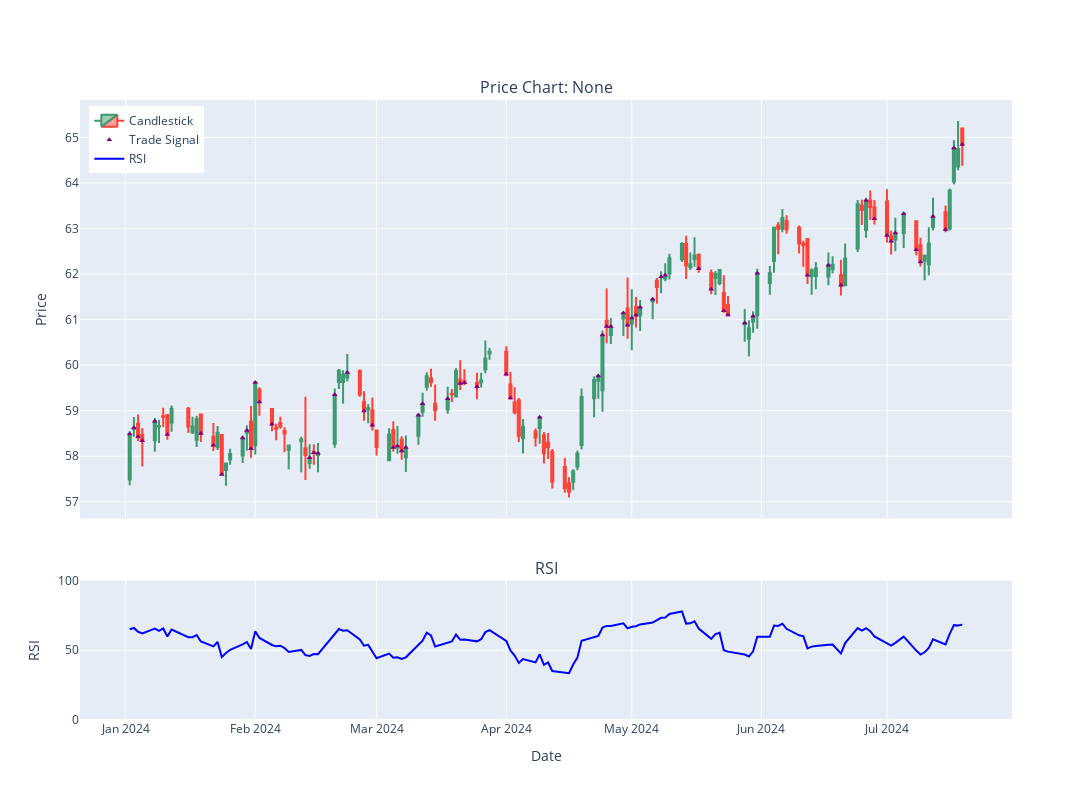

Here is the notebook cell this chart was saved with:
### Code cell
metric_utils.visualise_pricechart(strategy, start=str(test.index[0].date()), end=str(test.index[-1].date()), indicators=[], signal_marker=True)

### Figure 1 — Plotly figure (JSON) as saved in the notebook; plotly's stock layout.template omitted (floating-point values rounded to 4 significant figures; data arrays with more than 128 entries replaced by an {"elided": "..."} marker saying what was removed)
{"data": [{"close": {"elided": "138 float values"}, "high": {"elided": "138 float values"}, "low": {"elided": "138 float values"}, "name": "Candlestick", "open": {"elided": "138 float values"}, "type": "candlestick", "x": {"elided": "138 str values"}, "xaxis": "x", "yaxis": "y"}, {"marker": {"color": "purple", "size": 5, "symbol": "triangle-up"}, "mode": "markers", "name": "Trade Signal", "type": "scatter", "x": ["2024-01-02T00:00:00+00:00", "2024-01-03T00:00:00+00:00", "2024-01-04T00:00:00+00:00", "2024-01-05T00:00:00+00:00", "2024-01-08T00:00:00+00:00", "2024-01-11T00:00:00+00:00", "2024-01-19T00:00:00+00:00", "2024-01-22T00:00:00+00:00", "2024-01-24T00:00:00+00:00", "2024-01-29T00:00:00+00:00", "2024-01-30T00:00:00+00:00", "2024-01-31T00:00:00+00:00", "2024-02-01T00:00:00+00:00", "2024-02-02T00:00:00+00:00", "2024-02-05T00:00:00+00:00", "2024-02-14T00:00:00+00:00", "2024-02-15T00:00:00+00:00", "2024-02-16T00:00:00+00:00", "2024-02-20T00:00:00+00:00", "2024-02-23T00:00:00+00:00", "2024-02-27T00:00:00+00:00", "2024-02-29T00:00:00+00:00", "2024-03-05T00:00:00+00:00", "2024-03-06T00:00:00+00:00", "2024-03-07T00:00:00+00:00", "2024-03-08T00:00:00+00:00", "2024-03-11T00:00:00+00:00", "2024-03-12T00:00:00+00:00", "2024-03-18T00:00:00+00:00", "2024-03-21T00:00:00+00:00", "2024-03-22T00:00:00+00:00", "2024-03-25T00:00:00+00:00", "2024-04-01T00:00:00+00:00", "2024-04-02T00:00:00+00:00", "2024-04-09T00:00:00+00:00", "2024-04-23T00:00:00+00:00", "2024-04-24T00:00:00+00:00", "2024-04-25T00:00:00+00:00", "2024-04-26T00:00:00+00:00", "2024-04-29T00:00:00+00:00", "2024-04-30T00:00:00+00:00", "2024-05-01T00:00:00+00:00", "2024-05-02T00:00:00+00:00", "2024-05-03T00:00:00+00:00", "2024-05-06T00:00:00+00:00", "2024-05-08T00:00:00+00:00", "2024-05-09T00:00:00+00:00", "2024-05-17T00:00:00+00:00", "2024-05-20T00:00:00+00:00", "2024-05-23T00:00:00+00:00", "2024-05-24T00:00:00+00:00", "2024-05-28T00:00:00+00:00", "2024-05-30T00:00:00+00:00", "2024-05-31T00:00:00+00:00", "2024-06-12T00:00:00+00:00", "2024-06-17T00:00:00+00:00", "2024-06-20T00:00:00+00:00", "2024-06-26T00:00:00+00:00", "2024-06-28T00:00:00+00:00", "2024-07-01T00:00:00+00:00", "2024-07-02T00:00:00+00:00", "2024-07-03T00:00:00+00:00", "2024-07-05T00:00:00+00:00", "2024-07-08T00:00:00+00:00", "2024-07-09T00:00:00+00:00", "2024-07-12T00:00:00+00:00", "2024-07-15T00:00:00+00:00", "2024-07-17T00:00:00+00:00", "2024-07-19T00:00:00+00:00"], "xaxis": "x", "y": [58.49, 58.62, 58.43, 58.34, 58.77, 58.48, 58.5, 58.24, 57.6, 58.4, 58.57, 58.16, 59.62, 59.19, 58.7, 57.97, 58.08, 58.07, 59.35, 59.84, 59.0, 58.68, 58.19, 58.22, 58.12, 58.19, 58.9, 59.15, 59.26, 59.6, 59.62, 59.53, 59.8, 59.28, 58.86, 59.76, 60.66, 60.85, 60.85, 61.14, 60.88, 61.03, 61.09, 61.27, 61.45, 61.94, 61.97, 62.12, 61.67, 61.19, 61.1, 60.93, 61.07, 62.02, 61.97, 62.19, 61.76, 63.61, 63.22, 62.85, 62.72, 62.9, 63.33, 62.53, 62.26, 63.27, 62.98, 64.77, 64.85], "yaxis": "y"}, {"line": {"color": "blue", "width": 2}, "mode": "lines", "name": "RSI", "type": "scatter", "x": {"elided": "138 str values"}, "xaxis": "x2", "y": {"elided": "138 float values"}, "yaxis": "y2"}], "layout": {"annotations": [{"font": {"size": 16}, "showarrow": false, "text": "Price Chart: None", "x": 0.5, "xanchor": "center", "xref": "paper", "y": 1, "yanchor": "bottom", "yref": "paper"}, {"font": {"size": 16}, "showarrow": false, "text": "RSI", "x": 0.5, "xanchor": "center", "xref": "paper", "y": 0.225, "yanchor": "bottom", "yref": "paper"}], "height": 800, "legend": {"x": 0.01, "y": 0.99}, "title": {"text": ""}, "width": 1200, "xaxis": {"anchor": "y", "domain": [0, 1], "matches": "x2", "rangeslider": {"visible": false}, "showticklabels": false}, "xaxis2": {"anchor": "y2", "domain": [0, 1], "title": {"text": "Date"}}, "yaxis": {"anchor": "x", "domain": [0.325, 1], "title": {"text": "Price"}}, "yaxis2": {"anchor": "x2", "domain": [0, 0.225], "range": [0, 100], "title": {"text": "RSI"}}}}
